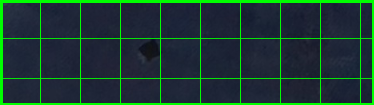
#> input picture ai_mesurement/debug_ruler_prova.png, 374 x 105 px
$ python -i garment_segmentation_fast.py   (imports and definitions only)
#> lines starting #> are read from the running program, lines starting #| are printed output that depends on the picture; after the words box and inside, x2 and y2 are one past the last pixel; in counts of white or black regions, pixels touching at a corner belong together
#> further down, picture is the input picture: shape (105, 374, 3); mean B, G, R 48.9, 58.2, 27.2
#!/usr/bin/env python3
"""
Fast Garment Segmentation - Production Optimized
Prioritizes speed while maintaining accuracy
"""

import cv2
import numpy as np
from typing import Tuple, Optional


class FastGarmentSegmenter:
    """
    Fast segmentation optimized for production use
    Uses only efficient methods
    """

    def __init__(self, debug: bool = False):
        self.debug = debug

    def segment_garment(self, image: np.ndarray, ruler_bbox: Optional[Tuple] = None) -> Tuple[np.ndarray, dict]:
        """
        Improved garment segmentation using multiple methods

        Args:
            image: Input BGR image
            ruler_bbox: Optional ruler bounding box to exclude (x, y, w, h)

        Returns:
            mask: Binary mask of segmented garment
            info: Dictionary with segmentation info
        """
        h, w = image.shape[:2]
#> h = 105; w = 374

        # Try multiple segmentation methods and combine
        methods = []

        # Method 1: Background subtraction (works well for white/gray backgrounds)
        bg_mask = self._segment_by_background(image)
        if bg_mask is not None:
            methods.append(bg_mask)
            if self.debug:
                print(f"   ✓ Background method succeeded")
                cv2.imwrite("seg_background.png", bg_mask)
        elif self.debug:
            print(f"   ✗ Background method failed")

        # Method 2: Edge-based segmentation (good for dark garments)
        edge_mask = self._segment_by_edges(image)
        if edge_mask is not None:
            methods.append(edge_mask)
            if self.debug:
                print(f"   ✓ Edge method succeeded")
                cv2.imwrite("seg_edges.png", edge_mask)
        elif self.debug:
            print(f"   ✗ Edge method failed")

        # Method 3: Improved color-based with multiple samples
        color_mask = self._improved_color_segment(image)
        if color_mask is not None:
            methods.append(color_mask)
            if self.debug:
                print(f"   ✓ Color method succeeded")
                cv2.imwrite("seg_color.png", color_mask)
        elif self.debug:
            print(f"   ✗ Color method failed")

        # Combine all methods
        if len(methods) > 0:
            # Use majority voting
            combined = np.zeros((h, w), dtype=np.float32)
            for mask in methods:
                combined += mask.astype(np.float32) / 255.0

            # Threshold at 50% agreement
            mask = (combined >= len(methods) / 2.0).astype(np.uint8) * 255
        else:
            # Fallback to old method
            initial_mask = np.ones((h, w), dtype=np.uint8) * 255
            if ruler_bbox:
                rx, ry, rw, rh = ruler_bbox
                rx = max(0, rx)
                ry = max(0, ry)
                rw = min(rw, w - rx)
                rh = min(rh, h - ry)
                initial_mask[ry:ry+rh, rx:rx+rw] = 0
            mask = self._fast_adaptive_color(image, initial_mask)

        # Exclude ruler area if provided
        if ruler_bbox:
            rx, ry, rw, rh = ruler_bbox
            rx = max(0, rx)
            ry = max(0, ry)
            rw = min(rw, w - rx)
            rh = min(rh, h - ry)
            mask[ry:ry+rh, rx:rx+rw] = 0

        # Clean up mask
        mask = self._fast_cleanup(mask)

        # Calculate info
        area = np.sum(mask > 0)
        info = {
            'area': float(area),
            'method': 'multi_method',
            'score': 1.0
        }

        if self.debug:
            print(f"✅ Segmentation complete: {area:,} pixels")
            cv2.imwrite("segmentation_debug.png", mask)

        return mask, info

    # [48 lines left out: function _fast_adaptive_color, not called in this run]

    def _fast_cleanup(self, mask: np.ndarray) -> np.ndarray:
        """
        Fast mask cleanup
        """
        # Single morphological operation
        kernel = np.ones((5, 5), np.uint8)
        cleaned = cv2.morphologyEx(mask, cv2.MORPH_CLOSE, kernel, iterations=1)
        cleaned = cv2.morphologyEx(cleaned, cv2.MORPH_OPEN, kernel, iterations=1)

        # Find largest component (fast method)
        num_labels, labels, stats, _ = cv2.connectedComponentsWithStats(cleaned, connectivity=8)

        if num_labels > 1:
            # Find largest component (excluding background at label 0)
            areas = stats[1:, cv2.CC_STAT_AREA]
            if len(areas) > 0:
                largest_label = np.argmax(areas) + 1
                cleaned = (labels == largest_label).astype(np.uint8) * 255

        return cleaned

    def _segment_by_background(self, image: np.ndarray) -> Optional[np.ndarray]:
        """
        Segment by detecting non-background pixels
        Assumes white/gray background
        """
        try:
            h, w = image.shape[:2]
#> h = 105; w = 374
            gray = cv2.cvtColor(image, cv2.COLOR_BGR2GRAY)
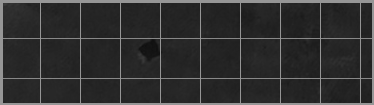
#> gray: shape (105, 374); min 15, max 150, mean 48

            # Detect background (usually white/light gray)
            # Sample corners for background color
            corner_size = 50
            corners = [
                gray[0:corner_size, 0:corner_size],
                gray[0:corner_size, w-corner_size:w],
                gray[h-corner_size:h, 0:corner_size],
                gray[h-corner_size:h, w-corner_size:w]
            ]

            # Get background intensity
            bg_values = []
            for corner in corners:
                bg_values.extend(corner.flatten())
#> this loop made 4 passes
#> after the loop, bg_values = 10000 values, max 150 at index 0, min 28 at index 9865, mean 53.04

            bg_median = np.median(bg_values)
#> bg_median = 39
            bg_std = np.std(bg_values)
#> bg_std = 37.64

            # Create mask for non-background
            # Focus on center region to avoid edges
            center_region = gray[h//4:3*h//4, w//4:3*w//4]

            if bg_median > 150:  # Light background
                # For light backgrounds, find dark objects
                # Use Otsu's thresholding for automatic threshold selection
                _, mask = cv2.threshold(gray, 0, 255, cv2.THRESH_BINARY_INV + cv2.THRESH_OTSU)

                # Also try manual threshold as backup
                threshold = bg_median - max(40, 2*bg_std)
                mask2 = (gray < threshold).astype(np.uint8) * 255

                # Use the one with more pixels in center
                center_pixels1 = np.sum(mask[h//3:2*h//3, w//3:2*w//3] > 0)
                center_pixels2 = np.sum(mask2[h//3:2*h//3, w//3:2*w//3] > 0)

                if center_pixels2 > center_pixels1:
                    mask = mask2
            else:
                # Dark background (rare)
                _, mask = cv2.threshold(gray, 0, 255, cv2.THRESH_BINARY + cv2.THRESH_OTSU)
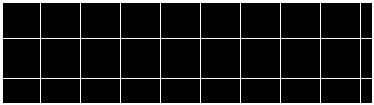
#> mask: shape (105, 374); 10.2% white; 1 white region, box (x1, y1, x2, y2) and area: (0, 0, 374, 105) 3990

            # Clean up with morphology
            kernel = cv2.getStructuringElement(cv2.MORPH_ELLIPSE, (9, 9))
            mask = cv2.morphologyEx(mask, cv2.MORPH_CLOSE, kernel, iterations=2)
#> mask: shape (105, 374); 18.1% white; 1 white region, box (x1, y1, x2, y2) and area: (0, 0, 374, 105) 7120
            mask = cv2.morphologyEx(mask, cv2.MORPH_OPEN, kernel, iterations=1)
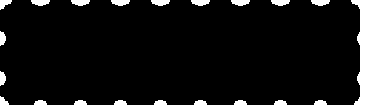
#> mask: shape (105, 374); 7.6% white; 21 white regions

            # Fill holes
            contours, _ = cv2.findContours(mask, cv2.RETR_EXTERNAL, cv2.CHAIN_APPROX_SIMPLE)
#> contours = 21 contours; largest, box (x1, y1, x2, y2) and area: (351, 0, 374, 105) 1468, (311, 0, 330, 6) 67, (271, 0, 290, 6) 67, (231, 0, 250, 6) 67, (191, 0, 210, 6) 67
            cv2.drawContours(mask, contours, -1, 255, -1)

            return mask
        except Exception as e:
            if self.debug:
                print(f"Background segmentation failed: {e}")
            return None

    def _segment_by_edges(self, image: np.ndarray) -> Optional[np.ndarray]:
        """
        Edge-based segmentation for dark garments
        """
        try:
            gray = cv2.cvtColor(image, cv2.COLOR_BGR2GRAY)

            # Apply bilateral filter to reduce noise while keeping edges
            filtered = cv2.bilateralFilter(gray, 9, 75, 75)
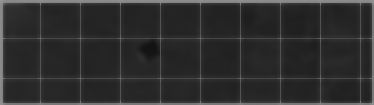
#> filtered: shape (105, 374); min 19, max 150, mean 46.5

            # Detect edges
            edges = cv2.Canny(filtered, 30, 100)
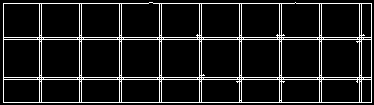
#> edges: shape (105, 374); 10.7% white in thin lines or dots

            # Close gaps in edges
            kernel = cv2.getStructuringElement(cv2.MORPH_RECT, (5, 5))
            closed = cv2.morphologyEx(edges, cv2.MORPH_CLOSE, kernel, iterations=2)
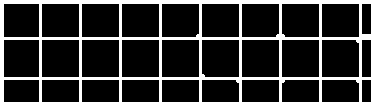
#> closed: shape (105, 374); 20.6% white; 1 white region, box (x1, y1, x2, y2) and area: (0, 0, 374, 105) 8081

            # Fill enclosed regions
            h, w = closed.shape
#> h = 105; w = 374
            mask = np.zeros((h+2, w+2), np.uint8)
            filled = closed.copy()

            # Flood fill from corners (background)
            cv2.floodFill(filled, mask, (0, 0), 255)
            cv2.floodFill(filled, mask, (w-1, 0), 255)
            cv2.floodFill(filled, mask, (0, h-1), 255)
            cv2.floodFill(filled, mask, (w-1, h-1), 255)

            # Invert to get foreground
            filled_inv = cv2.bitwise_not(filled)

            # Combine with edge mask
            result = cv2.bitwise_or(filled_inv, closed)
#> result: shape (105, 374); every value is 255

            return result
        except Exception as e:
            if self.debug:
                print(f"Edge segmentation failed: {e}")
            return None

    def _improved_color_segment(self, image: np.ndarray) -> Optional[np.ndarray]:
        """
        Improved color segmentation with multiple sample points
        """
        try:
            h, w = image.shape[:2]
#> h = 105; w = 374
            hsv = cv2.cvtColor(image, cv2.COLOR_BGR2HSV)
#> hsv: shape (105, 374, 3); mean H, S, V 107, 127.4, 74.1

            # Sample multiple regions (not just center)
            sample_points = [
                (h//2, w//2),      # Center
                (h//3, w//2),      # Upper middle
                (2*h//3, w//2),    # Lower middle
                (h//2, w//3),      # Left middle
                (h//2, 2*w//3),    # Right middle
            ]

            masks = []
            for cy, cx in sample_points:
                # Sample region around point
                sample_size = min(h, w) // 10
                y1 = max(0, cy - sample_size)
                y2 = min(h, cy + sample_size)
                x1 = max(0, cx - sample_size)
                x2 = min(w, cx + sample_size)

                sample_region = hsv[y1:y2, x1:x2]
                if sample_region.size == 0:
                    continue

                # Get color statistics
                sample_pixels = sample_region.reshape(-1, 3)
                median_hsv = np.median(sample_pixels, axis=0)
                std_hsv = np.std(sample_pixels, axis=0)

                # Adaptive range based on variance
                h_range = max(15, min(30, std_hsv[0] * 2))
                s_range = max(50, min(100, std_hsv[1] * 2))
                v_range = max(50, min(100, std_hsv[2] * 2))

                lower = np.array([
                    max(0, median_hsv[0] - h_range),
                    max(0, median_hsv[1] - s_range),
                    max(0, median_hsv[2] - v_range)
                ], dtype=np.uint8)

                upper = np.array([
                    min(179, median_hsv[0] + h_range),
                    min(255, median_hsv[1] + s_range),
                    min(255, median_hsv[2] + v_range)
                ], dtype=np.uint8)

                # Create mask for this sample
                mask = cv2.inRange(hsv, lower, upper)
                masks.append(mask)
#> this loop made 5 passes
#> (median_hsv, std_hsv, h_range, s_range, v_range, lower, upper) on passes 1 to 5: ([110, 121, 56], [1.34, 5.45, 1.71], 15, 50, 50, [95, 71, 6], [125, 171, 106]), ([111, 121, 56], [11.18, 28.81, 37.47], 22.36, 57.61, 74.95, [88, 63, 0], [133, 178, 130]), ([112, 116, 55], [11.43, 30.15, 37.75], 22.85, 60.3, 75.49, [89, 55, 0], [134, 176, 130]), ([112, 110, 53], [11.76, 32.68, 44.13], 23.51, 65.36, 88.25, [88, 44, 0], [135, 175, 141]), ([112, 111, 54], [11.38, 32.66, 43.42], 22.76, 65.33, 86.84, [89, 45, 0], [134, 176, 140])
#> pass 1, in _improved_color_segment, `mask = cv2.inRange(hsv, lower, upper)`:
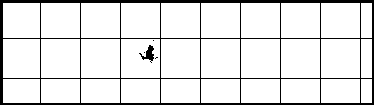
#> mask: shape (105, 374); 89.5% white; 5 black regions (3 under 20 px), largest, box (x1, y1, x2, y2) and area: (0, 0, 374, 105) 3990, (139, 45, 154, 63) 111
#> after the loop, masks = 5 items

            if len(masks) == 0:
                return None

            # Combine all masks (union)
            combined = masks[0]
            for mask in masks[1:]:
                combined = cv2.bitwise_or(combined, mask)

            # Morphological operations to fill gaps
            kernel = cv2.getStructuringElement(cv2.MORPH_ELLIPSE, (7, 7))
            combined = cv2.morphologyEx(combined, cv2.MORPH_CLOSE, kernel, iterations=2)

            return combined
        except Exception as e:
            if self.debug:
                print(f"Color segmentation failed: {e}")
            return None

>>> import cv2
>>> picture = cv2.imread('debug_ruler_prova.png')
>>> result = FastGarmentSegmenter().segment_garment(picture)
#> the loop in segment_garment, `for mask in methods:` made 3 passes
#> in _fast_cleanup, `num_labels, labels, stats, _ = cv2.connectedComponentsWithStats(cleane..`: labels: shape (105, 374) int32; every value is 1
#> in _fast_cleanup, `num_labels, labels, stats, _ = cv2.connectedComponentsWithStats(cleane..`: num_labels = 2; stats = [[-1, 2147483647, 0, 0, 0], [0, 0, 374, 105, 39270]]
#> in _fast_cleanup, `areas = stats[1:, cv2.CC_STAT_AREA]`: areas = [39270]
#> in _fast_cleanup, `largest_label = np.argmax(areas) + 1`: largest_label = 1
#> in segment_garment, `area = np.sum(mask > 0)`: area = 39270
#> in segment_garment, `info = { 'area': float(area), 'method': 'multi_method', 'score': 1.0 }`: info = {'area': 39270, 'method': 'multi_method', 'score': 1}
